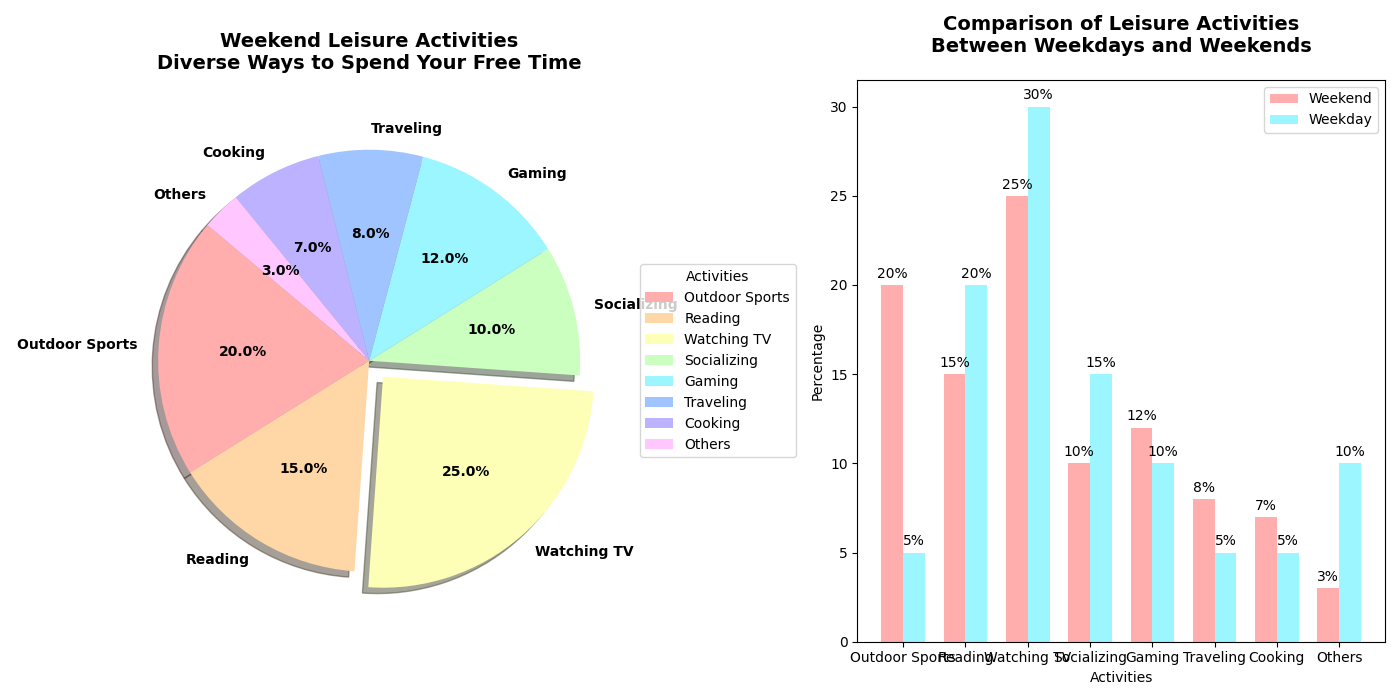

Generate this figure with Python:
import matplotlib.pyplot as plt
import numpy as np

# Backstory
# This chart represents the distribution of different types of activities people engage in during their leisure time, specifically on weekends. Additionally, it offers a comparison with the types of activities on weekdays. We want to ensure people know what they might be missing out on when not effectively planning their leisure time.

# Data for weekend activities (percentage)
weekend_activities = ['Outdoor Sports', 'Reading', 'Watching TV', 'Socializing', 
                      'Gaming', 'Traveling', 'Cooking', 'Others']
weekend_percentages = [20, 15, 25, 10, 12, 8, 7, 3]

# Data for weekday activities (percentage)
weekday_percentages = [5, 20, 30, 15, 10, 5, 5, 10]

colors = ['#ffadad', '#ffd6a5', '#fdffb6', '#caffbf', '#9bf6ff', 
          '#a0c4ff', '#bdb2ff', '#ffc6ff']

explode_weekend = [0.1 if activity == 'Watching TV' else 0 for activity in weekend_activities]

# Create a subplot grid
fig, (ax1, ax2) = plt.subplots(nrows=1, ncols=2, figsize=(14,7))

# Plotting the weekend activities pie chart
wedges, texts, autotexts = ax1.pie(
    weekend_percentages, labels=weekend_activities, colors=colors, autopct='%1.1f%%',
    startangle=140, explode=explode_weekend, shadow=True, textprops={'fontsize': 10, 'weight': 'bold'}
)
ax1.set_title("Weekend Leisure Activities\nDiverse Ways to Spend Your Free Time", fontsize=14, weight='bold', pad=20)
ax1.legend(wedges, weekend_activities, title="Activities", loc="center left", bbox_to_anchor=(1, 0, 0.5, 1))

# Bar chart comparison
x = np.arange(len(weekend_activities))  # Label locations
width = 0.35  # Width of bars

bars1 = ax2.bar(x - width/2, weekend_percentages, width, label='Weekend', color=['#ffadad'])
bars2 = ax2.bar(x + width/2, weekday_percentages, width, label='Weekday', color=['#9bf6ff'])

# Add some text for labels, title and custom x-axis tick labels, etc.
ax2.set_xlabel('Activities')
ax2.set_ylabel('Percentage')
ax2.set_title('Comparison of Leisure Activities\nBetween Weekdays and Weekends', fontsize=14, weight='bold', pad=20)
ax2.set_xticks(x)
ax2.set_xticklabels(weekend_activities)
ax2.legend()

# Attach a text label above each bar in the bar chart, displaying its height.
for bars in [bars1, bars2]:
    for bar in bars:
        height = bar.get_height()
        ax2.annotate(f'{height}%',
                     xy=(bar.get_x() + bar.get_width() / 2, height),
                     xytext=(0, 3),  # 3 points vertical offset
                     textcoords="offset points",
                     ha='center', va='bottom')

# Adjust layout to be tidy
plt.tight_layout()

# Show the plot
plt.show()
